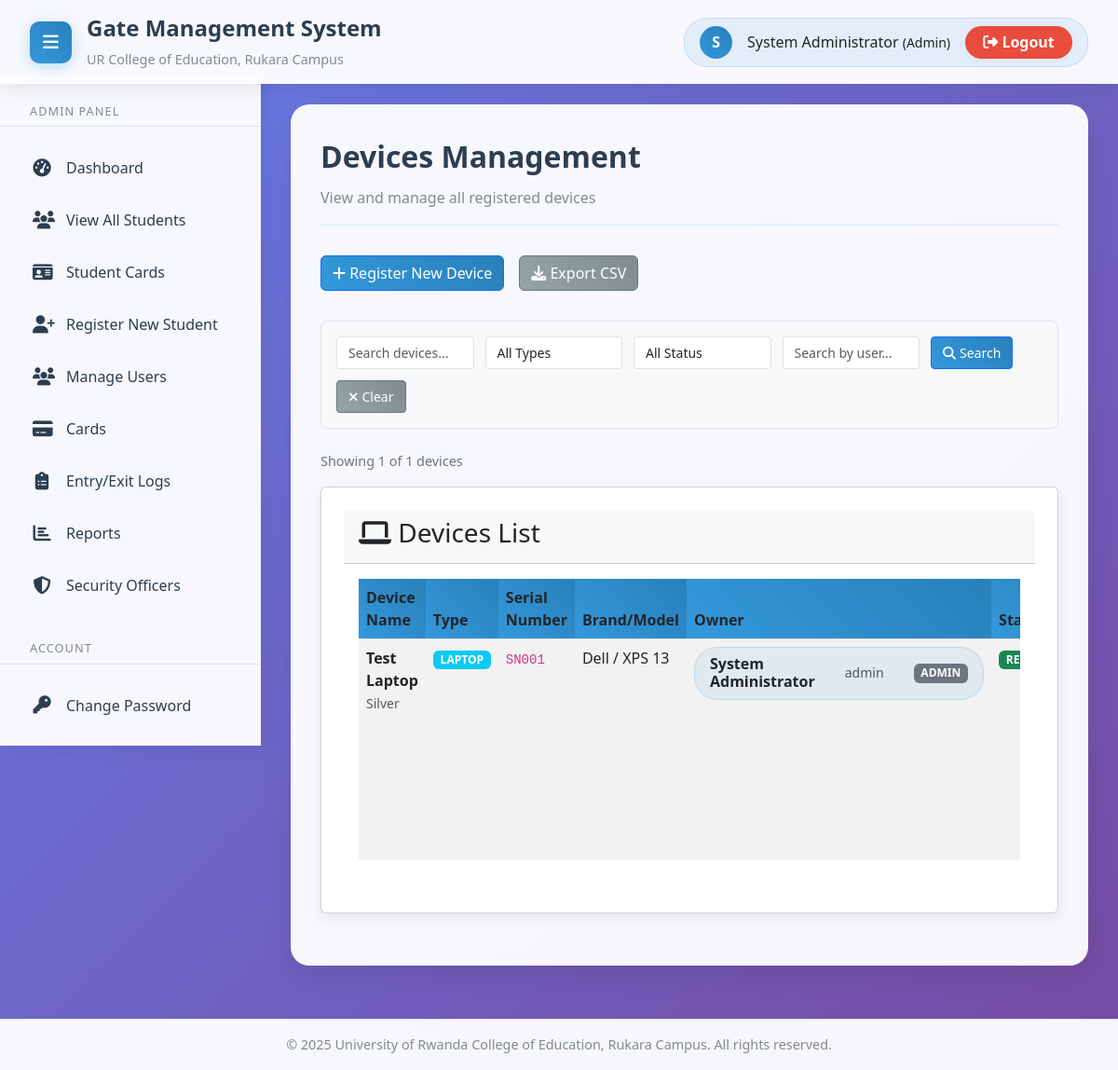
The app's page /pages/devices.php (signed in) with its own data.
### tables this page shows
CREATE TABLE `devices` (
  `id` int(11) NOT NULL,
  `owner_id` int(11) NOT NULL,
  `user_id` int(11) NOT NULL,
  `device_type` enum('laptop','tablet','phone','other') NOT NULL,
  `device_name` varchar(100) NOT NULL,
  `serial_number` varchar(100) NOT NULL,
  `brand` varchar(50) DEFAULT NULL,
  `model` varchar(50) DEFAULT NULL,
  `color` varchar(30) DEFAULT NULL,
  `description` text DEFAULT NULL,
  `is_registered` tinyint(1) DEFAULT 1,
  `registration_date` timestamp NOT NULL DEFAULT current_timestamp(),
  `updated_at` timestamp NOT NULL DEFAULT current_timestamp() ON UPDATE current_timestamp()
);

CREATE TABLE `users` (
  `id` int(11) NOT NULL,
  `username` varchar(50) NOT NULL,
  `password` varchar(255) NOT NULL,
  `email` varchar(100) NOT NULL,
  `first_name` varchar(50) NOT NULL,
  `last_name` varchar(50) NOT NULL,
  `role_id` int(11) NOT NULL,
  `student_id` int(11) DEFAULT NULL,
  `security_officer_id` int(11) DEFAULT NULL,
  `phone` varchar(20) DEFAULT NULL,
  `department` varchar(100) DEFAULT NULL,
  `program` varchar(100) DEFAULT NULL,
  `year_of_study` int(11) DEFAULT NULL,
  `gender` enum('male','female','other') DEFAULT NULL,
  `date_of_birth` date DEFAULT NULL,
  `address` text DEFAULT NULL,
  `emergency_contact` varchar(100) DEFAULT NULL,
  `emergency_phone` varchar(20) DEFAULT NULL,
  `is_active` tinyint(1) DEFAULT 1,
  `is_first_login` tinyint(1) DEFAULT 1,
  `last_login` timestamp NULL DEFAULT NULL,
  `password_changed_at` timestamp NULL DEFAULT NULL,
  `created_at` timestamp NOT NULL DEFAULT current_timestamp(),
  `updated_at` timestamp NOT NULL DEFAULT current_timestamp() ON UPDATE current_timestamp()
);

CREATE TABLE `roles` (
  `id` int(11) NOT NULL,
  `role_name` varchar(50) NOT NULL,
  `role_description` text DEFAULT NULL,
  `permissions` longtext DEFAULT NULL CHECK (json_valid(`permissions`)),
  `is_active` tinyint(1) DEFAULT 1,
  `created_at` timestamp NOT NULL DEFAULT current_timestamp(),
  `updated_at` timestamp NOT NULL DEFAULT current_timestamp() ON UPDATE current_timestamp()
);

### config/config.php (called while the page is built, shortened)
<?php
require_once APP_ROOT . '/config/database.php';
function sanitize_input($data) {
    $data = trim($data);
    $data = stripslashes($data);
    $data = htmlspecialchars($data);
    return $data;
}
function get_user_type() {
    return $_SESSION['user_type'] ?? null;
}
?>

### config/database.php (called while the page is built, shortened)
<?php
class Database {
    private $connection;
    private static $instance = null;
    private function __construct() {
        try {
            $dsn = "mysql:host=" . DB_HOST . ";dbname=" . DB_NAME . ";charset=" . DB_CHARSET;
            $this->connection = new PDO($dsn, DB_USER, DB_PASS);
            $this->connection->setAttribute(PDO::ATTR_ERRMODE, PDO::ERRMODE_EXCEPTION);
            $this->connection->setAttribute(PDO::ATTR_DEFAULT_FETCH_MODE, PDO::FETCH_ASSOC);
        } catch (PDOException $e) {
            die("Connection failed: " . $e->getMessage());
        }
    }
    public static function getInstance() {
        if (self::$instance === null) {
            self::$instance = new self();
        }
        return self::$instance;
    }
    public function query($sql, $params = []) {
        try {
            $stmt = $this->connection->prepare($sql);
            $stmt->execute($params);
            return $stmt;
        } catch (PDOException $e) {
            throw new Exception("Query failed: " . $e->getMessage());
        }
    }
    public function fetchAll($sql, $params = []) {
        return $this->query($sql, $params)->fetchAll();
    }
    public function fetch($sql, $params = []) {
        return $this->query($sql, $params)->fetch();
    }
}
function getDB() {
    return Database::getInstance();
}
?>

### pages/devices.php (the view, shortened to what this page needs)
<?php
require_once '../config/config.php';
$devices = [];
$total_devices = 0;
$per_page = ITEMS_PER_PAGE;
$page = max(1, (int)($_GET['page'] ?? 1));
$offset = ($page - 1) * $per_page;
$search = sanitize_input($_GET['search'] ?? '');
$user_filter = sanitize_input($_GET['user'] ?? '');
try {
    $db = getDB();
    $where_conditions = [];
    $params = [];
    $where_clause = !empty($where_conditions) ? 'WHERE ' . implode(' AND ', $where_conditions) : '';
    $count_sql = "SELECT COUNT(*) as total FROM devices d
                  JOIN users u ON d.user_id = u.id
                  $where_clause";
    $total_result = $db->fetch($count_sql, $params);
    $total_devices = $total_result['total'];
    $sql = "SELECT d.*, u.username, u.first_name, u.last_name, u.email, r.role_name
            FROM devices d
            JOIN users u ON d.user_id = u.id
            JOIN roles r ON u.role_id = r.id
            $where_clause
            ORDER BY d.registration_date DESC
            LIMIT $per_page OFFSET $offset";
    $devices = $db->fetchAll($sql, $params);
} catch (Exception $e) {
    $error_message = 'Error loading devices: ' . $e->getMessage();
    $devices = [];
    $total_devices = 0;
    $total_pages = 0;
    $device_types = [];
}
include '../includes/header.php';
include '../includes/sidebar.php';
?>
<main class="main-content">
    <div class="content-wrapper">
        <div class="page-header">
            <div class="page-title">Devices Management</div>
            <div class="page-subtitle">View and manage all registered devices</div>
        </div>
        <?php if ($user_type === 'admin'): ?>
        <div class="action-buttons">
            <a href="../device/register_device.php" class="btn btn-primary">
                <i class="fas fa-plus"></i> Register New Device
            </a>
            <a href="devices.php?export=csv" class="btn btn-secondary">
                <i class="fas fa-download"></i> Export CSV
            </a>
        </div>
        <?php endif; ?>
        <div class="search-filters-compact">
            <form method="GET" action="" class="search-form-compact">
                <div class="search-row">
                    <div class="search-item">
                        <input type="text" id="search" name="search" class="form-control form-control-sm"
                               placeholder="Search devices..."
                               value="<?php echo htmlspecialchars($search); ?>">
                    </div>
                    <div class="search-item">
                        <select id="device_type" name="device_type" class="form-control form-control-sm">
                            <option value="">All Types</option>
                        </select>
                    </div>
                    <div class="search-item">
                        <select id="status" name="status" class="form-control form-control-sm">
                            <option value="">All Status</option>
                        </select>
                    </div>
                    <div class="search-item">
                        <input type="text" id="user" name="user" class="form-control form-control-sm"
                               placeholder="Search by user..."
                               value="<?php echo htmlspecialchars($user_filter); ?>">
                    </div>
                    <div class="search-item">
                        <button type="submit" class="btn btn-primary btn-sm">
                            <i class="fas fa-search"></i> Search
                        </button>
                    </div>
                    <div class="search-item">
                        <a href="devices.php" class="btn btn-secondary btn-sm">
                            <i class="fas fa-times"></i> Clear
                        </a>
                    </div>
                </div>
            </form>
        </div>
        <div class="results-summary">
            <p>Showing <?php echo count($devices); ?> of <?php echo $total_devices; ?> devices</p>
        </div>
        <div class="card">
            <div class="card-header">
                <h3><i class="fas fa-laptop"></i> Devices List</h3>
            </div>
            <div class="card-body">
                <?php if (empty($devices)): ?>
                    <div class="no-results">
                        <i class="fas fa-laptop"></i>
                        <h4>No devices found</h4>
                        <p>No devices match your search criteria.</p>
                        <?php if ($user_type === 'admin'): ?>
                        <a href="../device/register_device.php" class="btn btn-primary">Register First Device</a>
                        <?php endif; ?>
                    </div>
                <?php else: ?>
                    <div class="table-responsive">
                        <table class="table table-striped">
                            <thead>
                                <tr>
                                    <th>Device Name</th>
                                    <th>Type</th>
                                    <th>Serial Number</th>
                                    <th>Brand/Model</th>
                                    <th>Owner</th>
                                    <th>Status</th>
                                </tr>
                            </thead>
                            <tbody>
                                <?php foreach ($devices as $device): ?>
                                    <tr>
                                        <td>
                                            <strong><?php echo htmlspecialchars($device['device_name']); ?></strong>
                                            <?php if ($device['color']): ?>
                                                <br><small class="text-muted"><?php echo htmlspecialchars($device['color']); ?></small>
                                            <?php endif; ?>
                                        </td>
                                        <td>
                                            <span class="badge bg-info"><?php echo ucfirst(htmlspecialchars($device['device_type'])); ?></span>
                                        </td>
                                        <td>
                                            <code><?php echo htmlspecialchars($device['serial_number']); ?></code>
                                        </td>
                                        <td>
                                            <?php if ($device['brand'] || $device['model']): ?>
                                                <?php echo htmlspecialchars($device['brand'] ?? ''); ?>
                                                <?php if ($device['brand'] && $device['model']): ?> / <?php endif; ?>
                                                <?php echo htmlspecialchars($device['model'] ?? ''); ?>
                                            <?php else: ?>
                                                <span class="text-muted">Not specified</span>
                                            <?php endif; ?>
                                        </td>
                                        <td>
                                            <div class="user-info">
                                                <strong><?php echo htmlspecialchars($device['first_name'] . ' ' . $device['last_name']); ?></strong>
                                                <br><small class="text-muted"><?php echo htmlspecialchars($device['username']); ?></small>
                                                <br><span class="badge bg-secondary"><?php echo ucfirst(htmlspecialchars($device['role_name'])); ?></span>
                                            </div>
                                        </td>
                                        <td>
                                            <?php if ($device['is_registered']): ?>
                                                <span class="badge bg-success">Registered</span>
                                            <?php else: ?>
                                                <span class="badge bg-danger">Unregistered</span>
                                            <?php endif; ?>
                                        </td>
                                    </tr>
                                <?php endforeach; ?>
                            </tbody>
                        </table>
                    </div>
                <?php endif; ?>
            </div>
        </div>
    </div>
</main>
<?php include '../includes/footer.php'; ?>

### assets/css/style.css (style rules this page uses)
* { margin: 0; padding: 0; box-sizing: border-box; }
body { font-family: 'Segoe UI', Tahoma, Geneva, Verdana, sans-serif; background: linear-gradient(135deg, #667eea 0%, #764ba2 100%); min-height: 100vh; color: #333; line-height: 1.6; }
.user-info { display: flex; align-items: center; gap: 1rem; padding: 0.5rem 1rem; background: rgba(52, 152, 219, 0.1); border-radius: 25px; border: 1px solid rgba(52, 152, 219, 0.2); }
.main-content { margin-left: 280px; margin-top: 80px; margin-bottom: 80px; padding: 2rem; min-height: calc(100vh - 80px - 80px); transition: margin-left 0.3s ease; }
.content-wrapper { background: rgba(255, 255, 255, 0.95); backdrop-filter: blur(10px); border-radius: 20px; padding: 2rem; box-shadow: 0 10px 30px rgba(0, 0, 0, 0.1); }
.page-header { margin-bottom: 2rem; padding-bottom: 1rem; border-bottom: 2px solid rgba(52, 152, 219, 0.1); }
.page-title { color: #2c3e50; font-size: 2rem; font-weight: 700; margin-bottom: 0.5rem; }
.page-subtitle { color: #7f8c8d; font-size: 1rem; }
.card { background: white; border-radius: 15px; padding: 1.5rem; margin-bottom: 1.5rem; box-shadow: 0 5px 15px rgba(0, 0, 0, 0.08); border: 1px solid rgba(0, 0, 0, 0.05); transition: transform 0.3s ease, box-shadow 0.3s ease; }
.card-header { display: flex; justify-content: space-between; align-items: center; margin-bottom: 1rem; padding-bottom: 1rem; border-bottom: 1px solid rgba(0, 0, 0, 0.1); }
.card-body { padding: 1rem 0; }
.form-control { width: 100%; padding: 0.75rem 1rem; border: 2px solid rgba(0, 0, 0, 0.1); border-radius: 10px; font-size: 1rem; transition: all 0.3s ease; background: white; }
.btn { display: inline-flex; align-items: center; gap: 0.5rem; padding: 0.75rem 1.5rem; border: none; border-radius: 10px; font-size: 1rem; font-weight: 600; cursor: pointer; transition: all 0.3s ease; text-decoration: none; text-align: center; }
.btn-primary { background: linear-gradient(45deg, #3498db, #2980b9); color: white; }
.btn-secondary { background: linear-gradient(45deg, #95a5a6, #7f8c8d); color: white; }
.table { width: 100%; border-collapse: collapse; background: white; }
.table th { background: linear-gradient(45deg, #3498db, #2980b9); color: white; padding: 1rem; text-align: left; font-weight: 600; }
.table td { padding: 1rem; border-bottom: 1px solid rgba(0, 0, 0, 0.05); }
.badge { padding: 0.25rem 0.75rem; border-radius: 20px; font-size: 0.8rem; font-weight: 600; text-transform: uppercase; }

### pages/devices.php (style rules this page uses)
.action-buttons { margin-bottom: 2rem; display: flex; gap: 1rem; flex-wrap: wrap; }
.search-filters-compact { background: #f8f9fa; border: 1px solid #dee2e6; border-radius: 8px; padding: 1rem; margin-bottom: 1.5rem; }
.search-form-compact { margin: 0; }
.search-row { display: flex; align-items: center; gap: 0.75rem; flex-wrap: wrap; }
.search-item { flex: 1; min-width: 120px; }
.search-item:last-child, .search-item:nth-last-child(2) { flex: 0 0 auto; }
.form-control-sm { height: 35px; padding: 0.375rem 0.75rem; font-size: 0.875rem; border-radius: 0.25rem; }
.btn-sm { padding: 0.375rem 0.75rem; font-size: 0.875rem; border-radius: 0.25rem; height: 35px; display: inline-flex; align-items: center; gap: 0.25rem; }
.results-summary { margin: 1rem 0; color: #6c757d; font-size: 0.9rem; }
.user-info { line-height: 1.2; }

### records on screen
devices: device_name "Test Laptop", color "Silver", device_type "LAPTOP", serial_number "SN001", brand "Dell", model "XPS 13", user.last_name "System Administrator", user.username "admin", roles.role_name "ADMIN", is_registered "REGISTERED"

### other values on screen
APP_NAME "Gate Management System"
substr($_SESSION['first_name'], 0, 1) "S"
$_SESSION['first_name'] . ' ' . $_SESSION['last_name'] "System Administrator"
$_SESSION['user_type'] "Admin"
count($devices) "1"
$total_devices "1"
